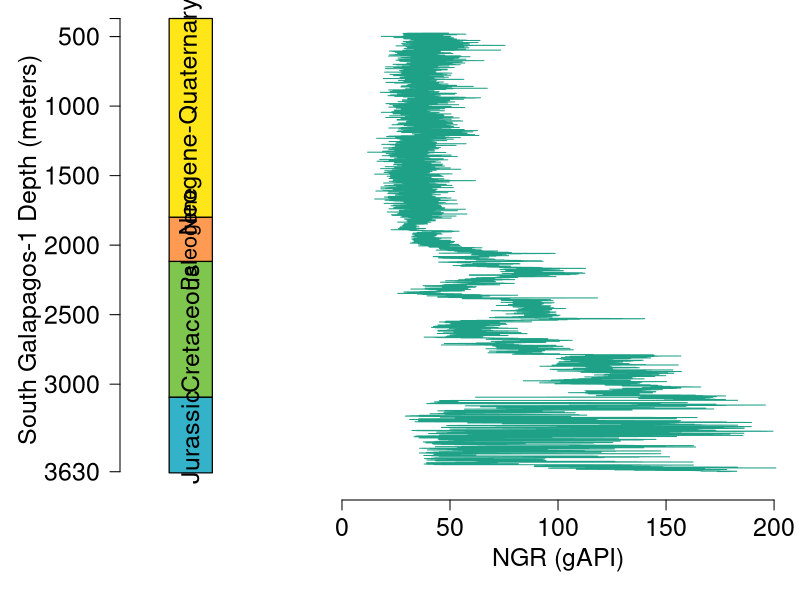

The R source for this figure:
install.packages(setdiff(c("viridis"), rownames(installed.packages())))

library(viridis)

# Import datasets

# South Galapagos 1

SGalapagos1 <- read.csv("data/SouthGalapagos1.csv", header=TRUE, stringsAsFactors=FALSE)

# Required color scales
mycol = viridis(8)

#setwd("Figures/")

pdf(file = "Figure 2.pdf", width = 8.5, height = 11, paper = "a4")

png(filename = "Figure 2.png", width = 6000, height = 8000, res = 600)

par(mar=c(5,5,0,0))

plot(SGalapagos1[,2],SGalapagos1[,1], type = "l", xlim = c(-100, 200), ylim = c(3700, 370), col = mycol[5], axes = FALSE, xaxt = "n", yaxt = "n", 
     xlab = "", ylab = "", cex.lab = 1.25)
axis(1, at = c(0,50,100,150,200), cex.axis = 1.5, las = 1)
axis(2, line = -1, at = c(370,500,1000,1500,2000,2500,3000,3630), cex.axis = 1.5, las = 1)
mtext("South Galapagos-1 Depth (meters)", side = 2, line = 3, cex = 1.5)
mtext("NGR (gAPI)", side = 1, line = 2.5, at = 100, cex = 1.5)
rect(-80,370,-60,1800, col = rgb(255/255,230/255,25/255),lwd = 1.2)
rect(-80,1800,-60,2117.5, col = rgb(255/255,154/255,82/255),lwd = 1.2)
rect(-80,2117.5,-60,3094.5, col = rgb(127/255,198/255,78/255),lwd = 1.2)
rect(-80,3094.5,-60,3638, col = rgb(52/255,178/255,201/255),lwd = 1.2)
text(-70,1075,"Neogene-Quaternary",srt = 90, cex = 1.5)
text(-70,1960,"Paleogene",srt = 90, cex = 1.3)
text(-70,2600,"Cretaceous",srt = 90, cex = 1.5)
text(-70,3380,"Jurassic",srt = 90, cex = 1.5)
dev.off()
